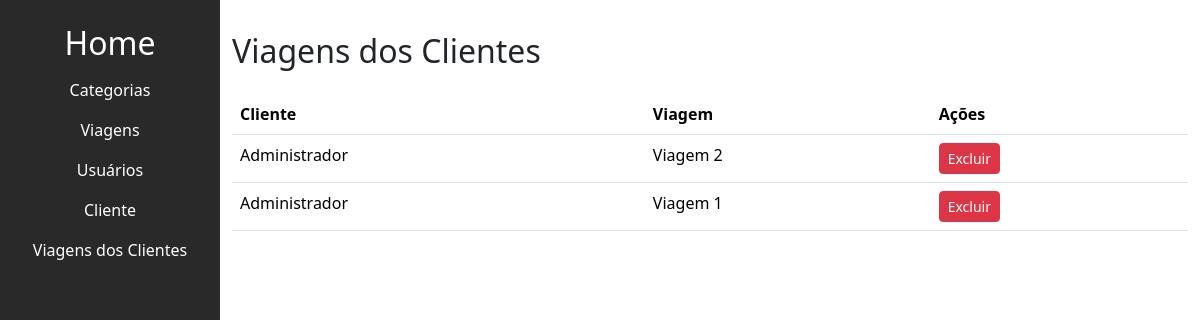
Page /trip/listar_viagens_vinculadas/ (signed in) on the earlier database version.
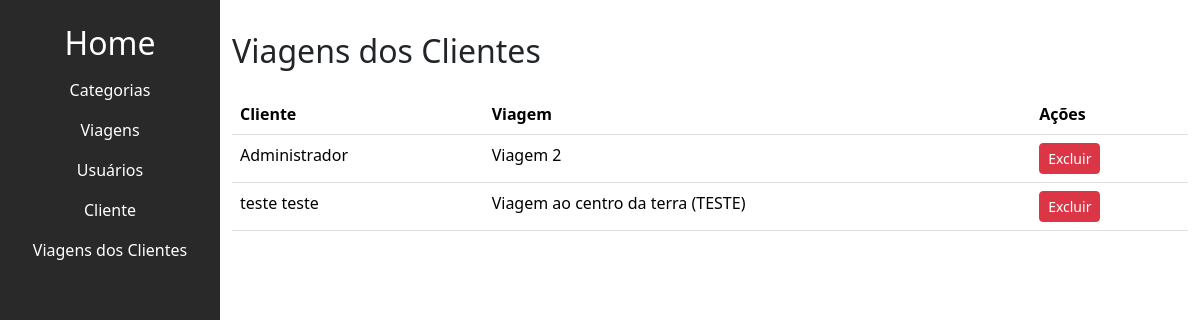
Same page on the later database version.
### user/models.py (models this page shows, shortened)
class ViagensCliente(models.Model):
    cliente = models.ForeignKey(Cliente, on_delete=models.CASCADE)
    viagem = models.ForeignKey(Viagem, on_delete=models.CASCADE)

class Cliente(models.Model):
    user = models.OneToOneField(User, on_delete=models.CASCADE)
    rg = models.CharField(max_length=20, blank=True, null=True)
    cpf = models.CharField(max_length=14, blank=True, null=True)
    telefone = models.CharField(max_length=15, blank=True, null=True)
    data_nascimento = models.DateField(null=False)
    GENERO_CHOICES = (
        ('M', 'Masculino'),
        ('F', 'Feminino'),
        ('O', 'Outro')
    )
    genero = models.CharField(max_length=1, choices=GENERO_CHOICES)
    update_at = models.DateTimeField(auto_now=True)
    created_at = models.DateTimeField(auto_now_add=True)

### trip/models.py (models this page shows, shortened)
class Viagem(models.Model):
    titulo = models.CharField(max_length=200)
    slug = models.SlugField(unique=True, blank=True)
    categoria = models.ForeignKey(
        Categoria, on_delete=models.SET_NULL, null=True, blank=True, default=None)  # noqa
    descricao = models.TextField(null=False)
    custo = models.DecimalField(max_digits=10, decimal_places=2, null=False)
    preco = models.DecimalField(max_digits=10, decimal_places=2, null=False)
    check_in_data = models.DateTimeField(null=False)
    check_out_data = models.DateTimeField(null=False)
    vagas_disponiveis = models.IntegerField()
    cover = models.ImageField(
        upload_to='viagens_covers/', null=True, blank=True)
    is_active = models.BooleanField(default=True)
    created_at = models.DateTimeField(auto_now_add=True)
    updated_at = models.DateTimeField(auto_now=True)

### user/views.py (the view, shortened to what this page needs)
# urls.py: path('listar_viagens_vinculadas/', listar_viagens_vinculadas,
def listar_viagens_vinculadas(request):
    if request.user.is_authenticated and request.user.groups.filter(name='ADM').exists():
        viagens_clientes = ViagensCliente.objects.all()
        return render(request, 'trip/viagem/listar_viagens_vinculadas.html',
                      {'viagens_clientes': viagens_clientes})

### trip/templates/trip/viagem/listar_viagens_vinculadas.html (shortened to what this page needs)
{% extends 'base.html' %}
{% block content %}
  <h2>Viagens dos Clientes</h2>
  <table class="table mt-4">
    <thead>
      <tr>
        <th>Cliente</th>
        <th>Viagem</th>
        <th>Ações</th>
      </tr>
    </thead>
    <tbody>
      {% for viagens_cliente in viagens_clientes %}
        <tr>
          <td>{{ viagens_cliente.cliente.user.first_name }} {{ viagens_cliente.cliente.user.last_name }}</td>
          <td>{{ viagens_cliente.viagem.titulo }}</td>
          <td>
            <button type="button" class="btn btn-danger btn-sm" data-bs-toggle="modal" data-bs-target="#excluirModal{{ viagens_cliente.id }}">
              Excluir
            </button>
          </td>
        </tr>
      {% endfor %}
    </tbody>
  </table>
{% endblock content %}

Differences in the rows shown:
removed ViagensCliente: cliente.user.first_name "Administrador", viagem.titulo "Viagem 1"
added ViagensCliente: cliente.user.first_name "teste", cliente.user.last_name "teste", viagem.titulo "Viagem ao centro da terra (TESTE)"
